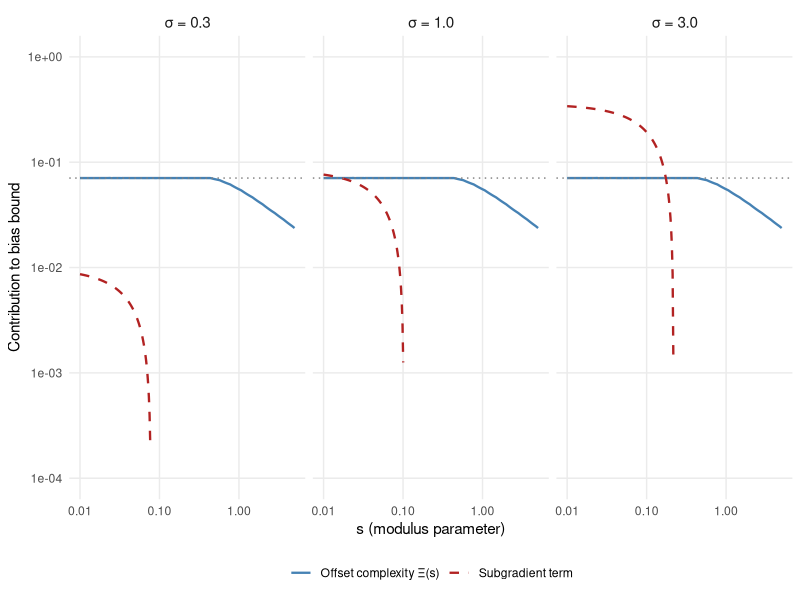

Source code (R):
## Bias bound components v3: proper s-dependence for offset complexity
## For any s: bias ≤ 2[Ξ(s) + μ_ρ(1 - s·ρ(φ̃))]
## Ξ(s) = r*(s)²/(2s) where r*(s) is the critical radius at scale s

library(ggplot2)
library(svglite)

set.seed(42)

## ---- Setup: wiggly propensity, Matern-3/2 ----
n <- 200
d <- 1
X <- matrix(sort(runif(n)), n, d)
lp <- 4 * sin(6 * X[,1]) + 2 * X[,1]
e_x <- plogis(lp)
e_x <- pmax(e_x, 0.05); e_x <- pmin(e_x, 0.95)
W <- rbinom(n, 1, e_x)
gamma_ipw <- 1 / e_x
idx1 <- which(W == 1)
N1 <- length(idx1)
message(sprintf("n=%d, N1=%d", n, N1))

## Matern-3/2 kernel
matern_kernel <- function(X, nu, ell) {
  D <- as.matrix(dist(X))
  if (nu == 1.5) { r <- sqrt(3) * D / ell; (1 + r) * exp(-r) }
  else if (nu == 2.5) { r <- sqrt(5) * D / ell; (1 + r + r^2/3) * exp(-r) }
}

ell <- 0.15
K <- matern_kernel(X, nu = 1.5, ell = ell)

## Eigendecompose full kernel
eig_full <- eigen(K, symmetric = TRUE)
lambda_full <- pmax(eig_full$values, 0)

## Eigendecompose treated kernel (for ridge)
K_11 <- K[idx1, idx1]
eig_11 <- eigen(K_11, symmetric = TRUE)
lambda_11 <- pmax(eig_11$values, 0)
U_11 <- eig_11$vectors
gamma_eig <- as.numeric(t(U_11) %*% gamma_ipw[idx1])

## ---- Offset complexity: Ξ(s) = r*(s)²/(2s) ----
## Critical radius at scale s: r*(s) solves
##   r²/2 = local_rad(s, r)
## where local_rad(s, r)² ≈ (1/n²) Σ_j min(s² λ_j, r²)
## (Bartlett-Mendelson for the intersection B_ρ(s) ∩ B_2(r))

compute_xi <- function(s, lambda, nn) {
  local_rad <- function(r) {
    ## Rademacher complexity of {h: ||h||_H ≤ s, ||h||_2 ≤ r}
    ## R ≈ sqrt( (1/n) sum min(s^2 lambda_j / n, r^2) )
    sqrt(sum(pmin(s^2 * lambda / nn, r^2)) / nn)
  }

  ## Find r* such that r²/2 = local_rad(r)
  f <- function(r) r^2/2 - local_rad(r)
  if (f(1e-8) >= 0) return(list(r = 1e-8, xi = 1e-16 / (2*s)))
  rmax <- 10
  if (f(rmax) <= 0) return(list(r = rmax, xi = rmax^2 / (2*s)))
  r_star <- tryCatch(uniroot(f, c(1e-8, rmax))$root, error = function(e) NA)
  if (is.na(r_star)) return(list(r = NA, xi = NA))
  list(r = r_star, xi = r_star^2 / (2 * s))
}

## ---- Subgradient term for given sigma ----
## φ̃ = population ridge: alpha_eig = gamma_eig / (lambda_11 + sigma²)
## ||φ̃||_H² = sum alpha_eig² * lambda_11
## μ_ρ = sigma² * ||φ̃||_H / N1

compute_subgrad <- function(sigma, s, lambda_11, gamma_eig, N1) {
  alpha_eig <- gamma_eig / (lambda_11 + sigma^2)
  phi_norm <- sqrt(sum(alpha_eig^2 * lambda_11))
  mu_rho <- sigma^2 * phi_norm / N1
  sg <- mu_rho * pmax(1 - s * phi_norm, 0)
  list(phi_norm = phi_norm, mu_rho = mu_rho, subgrad = sg)
}

## ---- Compute for grid of s, multiple sigma ----
s_grid <- exp(seq(log(0.01), log(5), length.out = 300))
sigma_vals <- c(0.3, 1.0, 3.0)

all_results <- list()
for (sigma in sigma_vals) {
  xi_vals <- numeric(length(s_grid))
  sg_vals <- numeric(length(s_grid))
  r_vals <- numeric(length(s_grid))

  sg_info <- compute_subgrad(sigma, 0, lambda_11, gamma_eig, N1)
  phi_norm <- sg_info$phi_norm
  mu_rho <- sg_info$mu_rho
  message(sprintf("sigma=%.1f: phi_norm=%.2f, mu_rho=%.4f", sigma, phi_norm, mu_rho))

  for (i in seq_along(s_grid)) {
    s <- s_grid[i]
    xi_res <- compute_xi(s, lambda_full, n)
    xi_vals[i] <- xi_res$xi
    r_vals[i] <- xi_res$r
    sg_vals[i] <- mu_rho * pmax(1 - s * phi_norm, 0)
  }

  all_results[[as.character(sigma)]] <- data.frame(
    s = s_grid,
    xi = xi_vals,
    subgrad = sg_vals,
    total = 2 * (xi_vals + sg_vals),
    sigma = sigma,
    sigma_label = sprintf("σ = %.1f", sigma)
  )
}

df <- do.call(rbind, all_results)
ref <- 1 / sqrt(n)

## ---- Plot ----
df_long <- rbind(
  data.frame(s = df$s, value = df$xi, component = "Offset complexity Ξ(s)",
             sigma_label = df$sigma_label),
  data.frame(s = df$s, value = df$subgrad, component = "Subgradient term",
             sigma_label = df$sigma_label)
)
## Drop zeros for log scale
df_long <- df_long[df_long$value > 1e-10, ]

p <- ggplot(df_long, aes(x = s, y = value, color = component, linetype = component)) +
  geom_line(linewidth = 0.8) +
  geom_hline(yintercept = ref, color = "gray50", linetype = "dotted", linewidth = 0.5) +
  facet_wrap(~sigma_label, nrow = 1) +
  scale_x_log10() +
  scale_y_log10(limits = c(1e-4, 1)) +
  scale_color_manual(values = c("Offset complexity Ξ(s)" = "steelblue",
                                "Subgradient term" = "firebrick")) +
  scale_linetype_manual(values = c("Offset complexity Ξ(s)" = "solid",
                                   "Subgradient term" = "dashed")) +
  labs(x = "s (modulus parameter)",
       y = "Contribution to bias bound",
       color = NULL, linetype = NULL) +
  theme_minimal(base_size = 11) +
  theme(legend.position = "bottom", panel.grid.minor = element_blank(),
        strip.text = element_text(size = 11))

outfile <- "scratch/bias-bound-v3.svg"
ggsave(outfile, p, width = 10, height = 4.5)
message(sprintf("Saved to %s", outfile))

## Print summary
for (sigma in sigma_vals) {
  sub <- df[df$sigma == sigma, ]
  best_s <- sub$s[which.min(sub$total)]
  best_total <- min(sub$total)
  best_xi <- sub$xi[which.min(sub$total)]
  best_sg <- sub$subgrad[which.min(sub$total)]
  message(sprintf("sigma=%.1f: best s=%.3f, total=%.4f (xi=%.4f, sg=%.4f), n^{-1/2}=%.4f",
                  sigma, best_s, best_total, best_xi, best_sg, ref))
}
